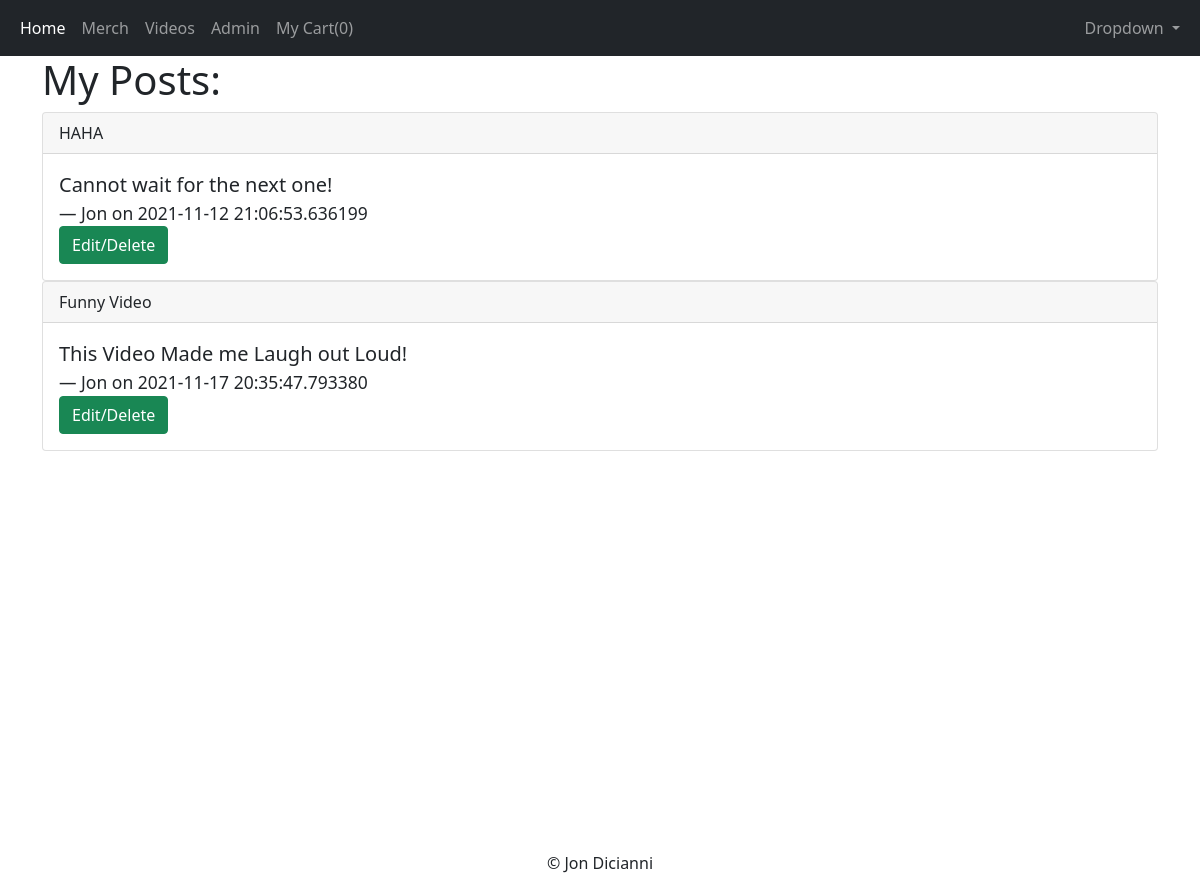
The page /my-posts (signed in) on the database as committed earlier.
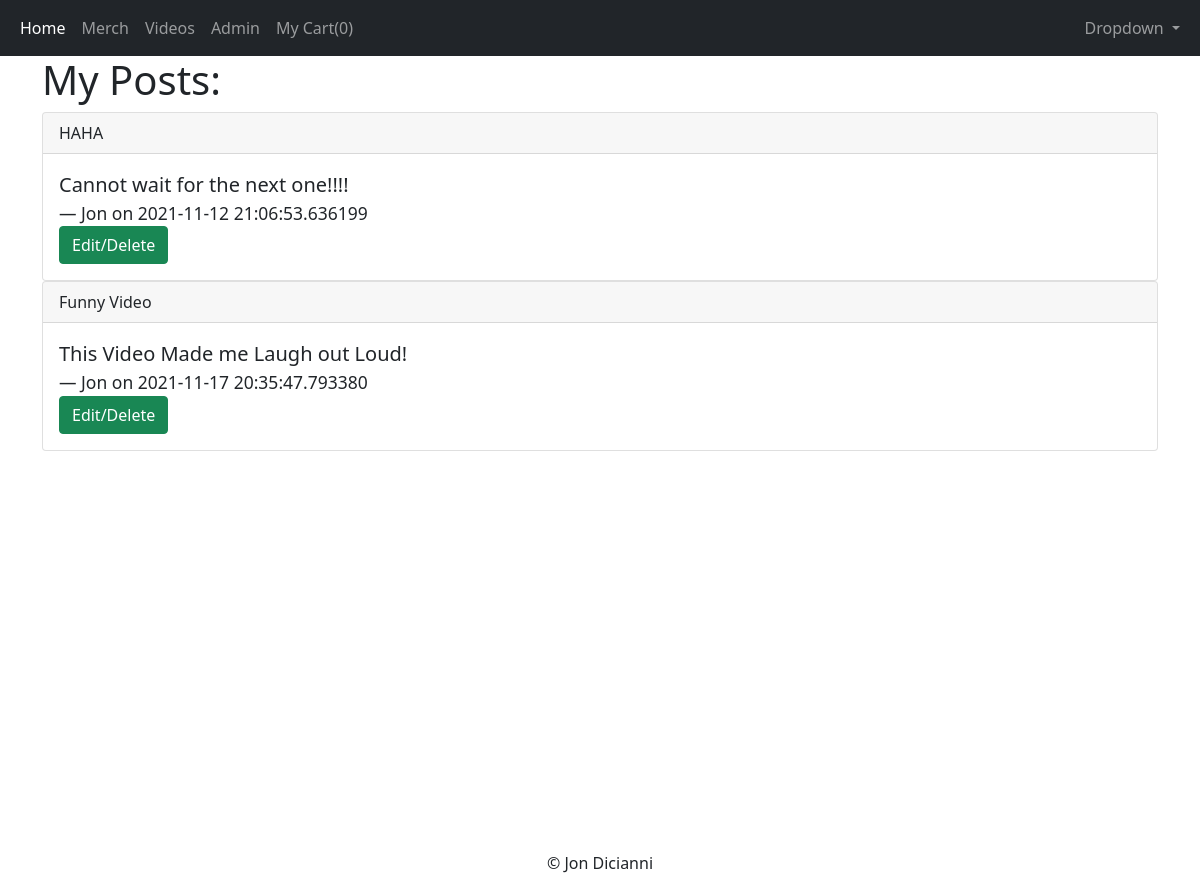
The same page on the database as committed later.
### app/models.py (models this page shows, shortened)
class Post(db.Model):
    id = db.Column(db.Integer, primary_key=True)
    title = db.Column(db.String(200))
    content = db.Column(db.String(300))
    date_created = db.Column(db.Integer, nullable=False, default=datetime.utcnow)
    user_id = db.Column(db.Integer, db.ForeignKey('user.id'), nullable=False)

class User(db.Model, UserMixin):
    id = db.Column(db.Integer, primary_key=True)
    username = db.Column(db.String(150), nullable=False, unique=True)
    email = db.Column(db.String(150), nullable=False, unique=True)
    password = db.Column(db.String(256), nullable=False)
    posts = db.relationship('Post', backref='author', lazy=True)
    contacts = db.relationship('Contact', backref='creator', lazy=True)

### app/routes.py (the view)
@app.route('/my-posts')
@login_required
def my_posts():
    posts = current_user.posts
    return render_template('my_posts.html', posts=posts)

### app/models.py (called while the page is built)
@login_manager.user_loader
def load_user(user_id):
    return User.query.get(user_id)

### app/templates/my_posts.html
{% extends 'base.html' %}
{% block content %}
<h1>My Posts:</h1>
{% for p in posts %}
    <div class="card bg-muted text-dark">
        <div class="card-header">
        {{ p.title }}
        </div>
        <div class="card-body">
        <blockquote class="blockquote mb-0">
            <p>{{ p.content }}</p>
            <footer class="blockquote-footer text-dark">{{ p.author.username }} on {{ p.date_created}} <cite title="Source Title"></cite></footer>
        </blockquote>
        <a href="{{url_for('post_detail', post_id=p.id)}}" class="btn btn-success">Edit/Delete</a>
        </div>
    </div>
{% endfor %}
{% endblock %}

Rows that differ between the two databases and show on the page:
changed Post "HAHA": content "Cannot wait for the next one!" → "Cannot wait for the next one!!!!"
